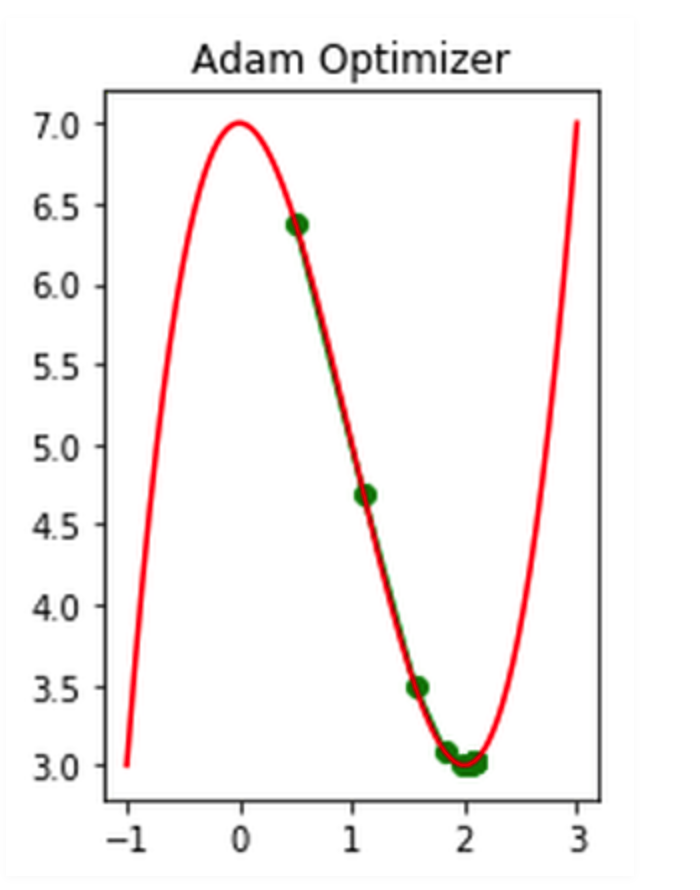
#> input picture adam.png, 700 x 890 px
$ python imgproc.py -image ../adam.png
#> lines starting #> are read from the running program, lines starting #| are printed output that depends on the picture; after the words box and inside, x2 and y2 are one past the last pixel; in counts of white or black regions, pixels touching at a corner belong together
"""
@author: jsaavedr
"""
import numpy as np
import skimage.transform as transf
import argparse
import skimage.io as io
import skimage.color as color
import matplotlib.pyplot as plt
import random
import tensorflow as tf
import skimage.morphology as morph
import os

#to uint8
def read_image_test(filename, number_of_channels):
    """ read_image using skimage
        The output is a 3-dim image [H, W, C]
    """
#> called with filename = '../adam.png', number_of_channels = 1
    if number_of_channels  == 1 :
        image = io.imread(filename, as_gray = True)
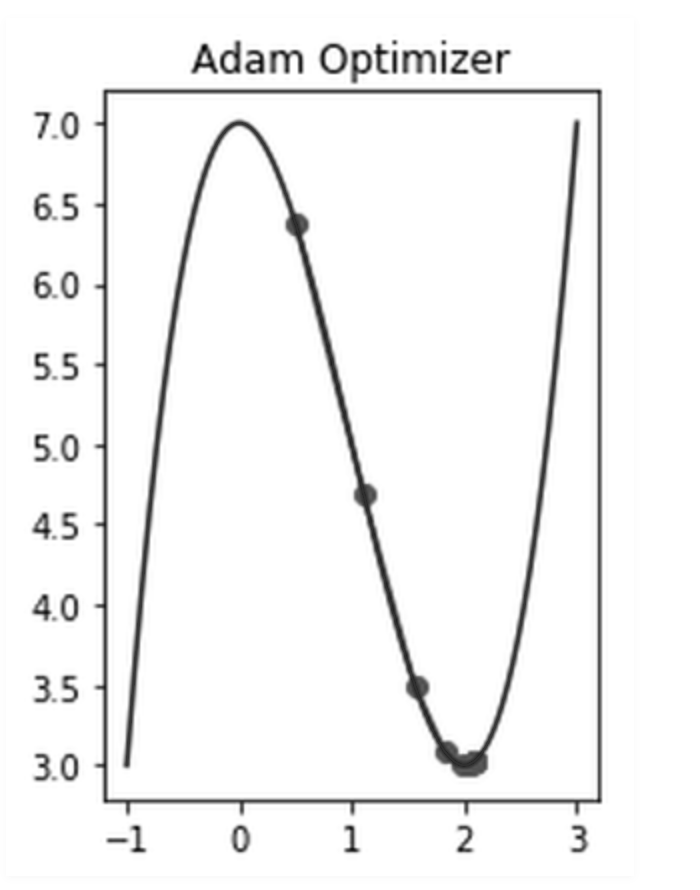
#> image: shape (890, 700) float64; min 0, max 1, mean 0.958
        image = toUINT8(image)
        assert(len(image.shape) == 2)
        image = np.expand_dims(image, axis = 2) #H,W,C
        assert(len(image.shape) == 3 and image.shape[2] == 1)
    elif number_of_channels == 3 :
        image = io.imread(filename)
        if(len(image.shape) == 2) :
            image = color.gray2rgb(image)
        elif image.shape[2] == 4 :
            image = color.rgba2rgb(image)
        image = toUINT8(image)
        assert(len(image.shape) == 3 and image.shape[2]==3)
    else:
        raise ValueError("number_of_channels must be 1 or 3")
    if not os.path.exists(filename):
        raise ValueError(filename + " does not exist!")
    return image

def toUINT8(image) :
    if image.dtype == np.float64 :
        image = image * 255
    elif image.dtype == np.uint16 :
        image = image >> 8
    image[image<0]=0
    image[image>255]=255
    image = image.astype(np.uint8, copy=False)
    return image

# [7 lines left out: function resize_image, not called in this run]

def resize_image_keeping_aspect(image, output_size):
    """
    this process resizes the input image keeping the aspect ratio
    max_size : maximum size
    """
    cur_height = image.shape[0]
    cur_width = image.shape[1]

    factor_y = output_size[0] / cur_height
    factor_x = output_size[1] / cur_width
    factor = np.min([factor_y, factor_x])
    target_height = int(factor * cur_height)
    target_width = int(factor * cur_width)
    if len(image.shape) == 2 :
        output_shape = output_size
    elif len(image.shape) == 3 :
        output_shape = (output_size[0], output_size[1], image.shape[2])
    else :
        raise ValueError("imgproc: input image format is incorrect!")
    image_resized = toUINT8(transf.resize(image, [target_height, target_width]))
    image_out = np.zeros(output_shape, np.uint8) + 255
    center_y = int(output_size[0] / 2)
    center_x = int(output_size[1] / 2)
    #lt: left_top corner
    y_lt = center_y - int(target_height / 2)
    x_lt = center_x - int(target_width / 2)
    image_out[y_lt : y_lt + target_height, x_lt : x_lt + target_width] = image_resized;
    #image_out = toUINT8(image_out)
    return image_out

# [34 lines left out: function image_crop_rgb, not called in this run]

def image_crop_gray(image, bg_color, padding = 0):
#> called with bg_color = 0, padding = 0
    assert(len(image.shape) == 3 and image.shape[2] == 1)
    mask = (image[:,:,0] != bg_color)
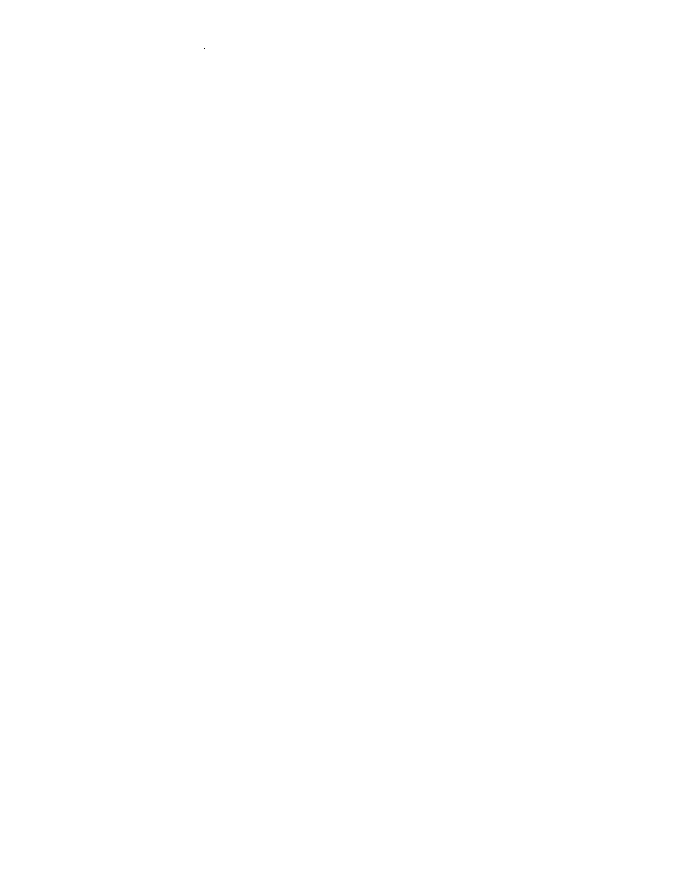
#> mask: shape (890, 700) bool; 100% white; black in thin lines or dots, all inside (x1, y1, x2, y2) = (204, 48, 205, 49)
    row_proyection = np.sum(mask, 1)
#> row_proyection = 890 values, max 700 at index 0, min 699 at index 48, mean 700
    col_proyection = np.sum(mask, 0)
#> col_proyection = 700 values, max 890 at index 0, min 889 at index 204, mean 890
    xs_pos = np.where(col_proyection > 0)[0]
#> xs_pos = 700 values from 0 to 699
    ys_pos = np.where(row_proyection > 0)[0]
#> ys_pos = 890 values from 0 to 889
    if (len(xs_pos) > 1 and len(ys_pos > 0)) :
        x_min = xs_pos[0]
#> x_min = 0
        x_max = xs_pos[-1]
#> x_max = 699
        y_min = ys_pos[0]
#> y_min = 0
        y_max = ys_pos[-1]
#> y_max = 889
        cropped_image = image[y_min:y_max, x_min:x_max]
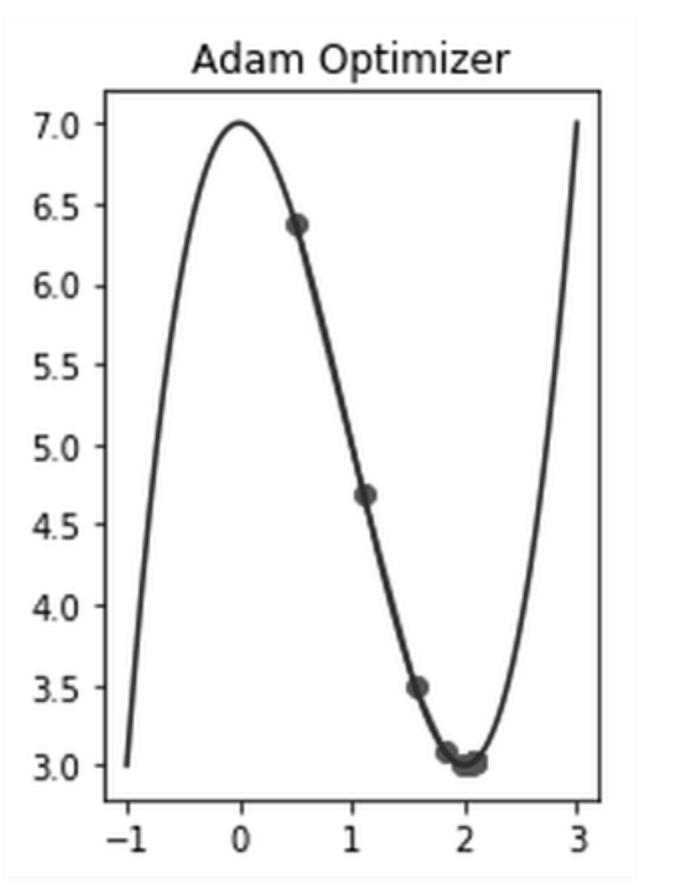
#> cropped_image: shape (889, 699, 1); min 0, max 255, mean 244.1
        if padding > 0 :
            im_h = cropped_image.shape[0] + 2*padding
            im_w = cropped_image.shape[1] + 2*padding
            shape = (im_h, im_w, 1)
            new_image = np.ones(shape, np.uint8)*bg_color;
            new_image = new_image.astype(np.uint8)
            new_image[padding : padding + cropped_image.shape[0], padding : padding + cropped_image.shape[1], :] = cropped_image;
        else :
            new_image = cropped_image
    else :
        new_image = image
    return new_image

# [19 lines left out: functions process_sketch, process_mnist, process_image, not called in this run]

def create_processing_function(imgproc_params):
    keep_aspect_ratio = imgproc_params['keep_aspect_ratio']
    padding_value = imgproc_params['padding_value']
    with_crop = imgproc_params['with_crop']
    bg_color = imgproc_params['bg_color']
    n_channels = imgproc_params['n_channels']

    def process_fun(image, output_size):
        if with_crop :
            if n_channels == 1 :
                f_crop = image_crop_gray
            if n_channels == 3 :
                f_crop = image_crop_rgb
            image =  f_crop(image, bg_color, padding_value)
        if keep_aspect_ratio :
            f_resize = resize_image_keeping_aspect
        else :
            f_resize = resize_image
        image = f_resize(image, output_size)
#> in toUINT8 (call 2), `image = image * 255`:
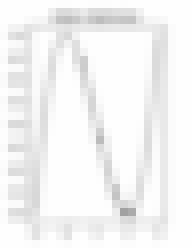
#> image: shape (31, 24, 1) float64 (shown 8 times larger); min 161.1, max 255, mean 244.1
#> in resize_image_keeping_aspect, `image_out[y_lt : y_lt + target_height, x_lt : x_lt + target_width] = i..`:
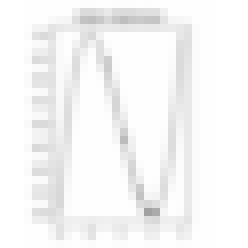
#> image_out: shape (31, 31, 1) (shown 8 times larger); min 161, max 255, mean 246.1
        return image
    return process_fun

# [12 lines left out: function change_color, not called in this run]

"""
unit test
"""
if __name__ == '__main__' :
    parser = argparse.ArgumentParser(description = "Unit test for image processsing")
    parser.add_argument("-image", type = str, help = "input image filename", required = True )

    #parser.add_argument("-max_size", type = int, help = "max size of the image dimensions", required = True )
    pargs = parser.parse_args()
    filename = pargs.image

    imgproc_params={}
    imgproc_params['keep_aspect_ratio'] = True
    imgproc_params['padding_value'] = 0
    imgproc_params['with_crop'] = True
    #a =0
    #imgproc_params['bg_color'] = [int(v.strip()) for v in a.split()]
    imgproc_params['bg_color'] = 0
    imgproc_params['n_channels'] = 1
    #image = process_sketch(image, (224,224))
    #image = process_mnist(image, (50,50))
    image = read_image_test(filename, imgproc_params['n_channels'])
    process_fun = create_processing_function(imgproc_params)
    image = process_fun(image, (31,31))
    print(image.shape)
#| (31, 31, 1)
    plt.imshow(image)
    plt.show()
    #print(image.shape)
    #new_image = tf.image.adjust_hue(image, 0.5)
    #new_image = tf.image.adjust_contrast(image, 2)
    #new_image = tf.image.adjust_brightness(image, -0.3)
#     height = image.shape[0]
#     width = image.shape[1]
#     prob = tf.random.uniform((),0,1)
#     if prob > 0.5:
#         #new_image = tf.image.flip_left_right(image)
#         #new_image = tf.image.adjust_brightness(image, 0.2)#random.uniform(-0.5,0.5))
#         #new_image = tf.image.adjust_saturation(image,0.6)
# #         a = tf.random.uniform((),0.5,0.9)
# #         print("{} {}".format(prob, a))
#         new_image = tf.image.central_crop(image, central_fraction = 0.8)
#         new_image = tf.cast(tf.image.resize(new_image, (height, width)), tf.uint8)
#     else :
#         new_image = image
#     #print(new_image)
#     fig, xs = plt.subplots(1,2)
#     xs[0].imshow(image)
#     xs[1].imshow(new_image)
#     plt.show()
    """max_size = pargs.max_size
    print(filename)
    try:
        image = io.imread(filename)
        image_out = process_image_keeping_aspect(image, (max_size, max_size))
        fig, xs = plt.subplots(1,2)
        xs[0].imshow(image)
        xs[1].imshow(image_out)
        plt.show()
    except ValueError :
        print("Error reading {}".format(filename))

    """
